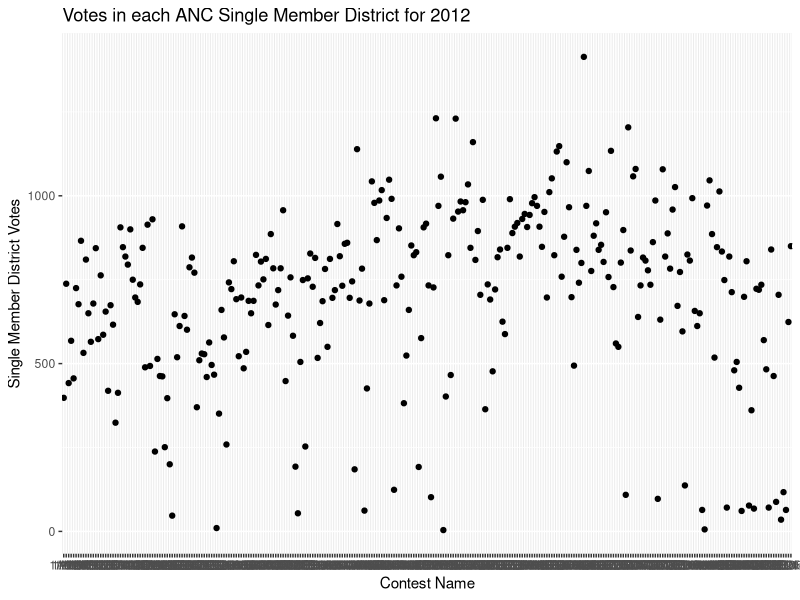
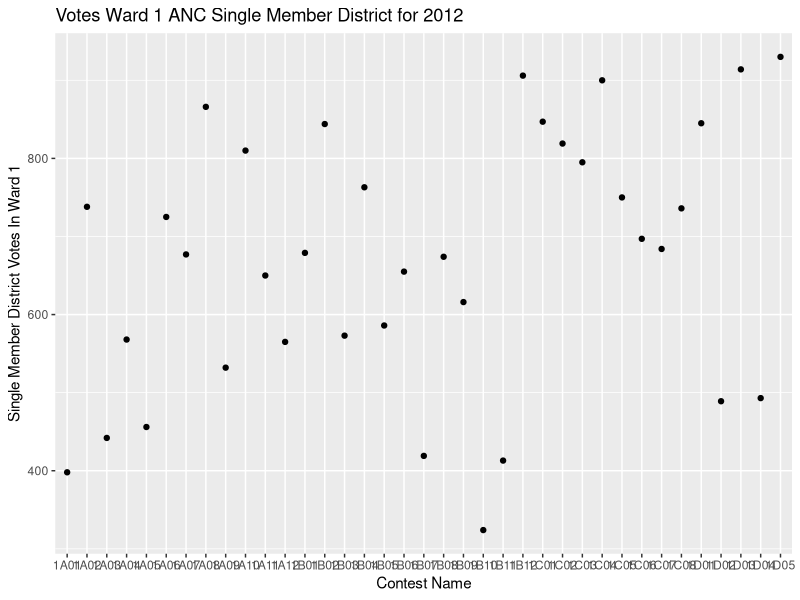
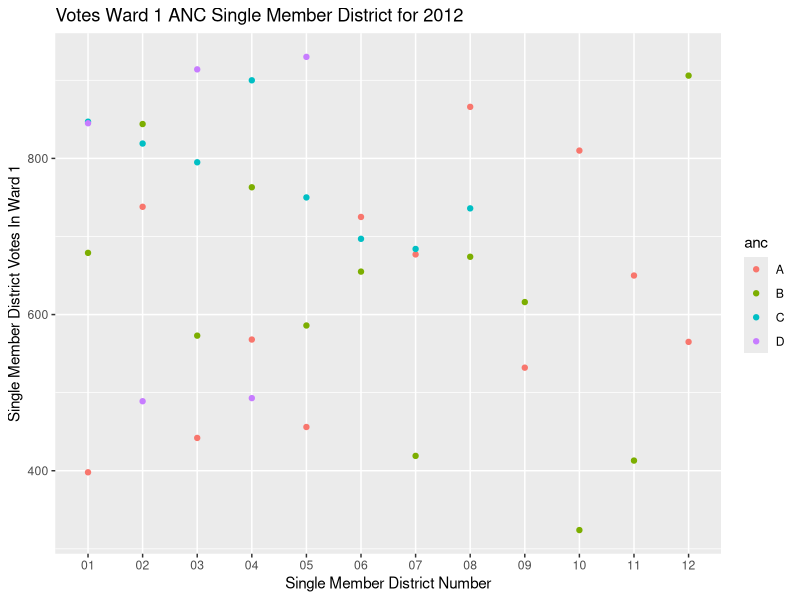
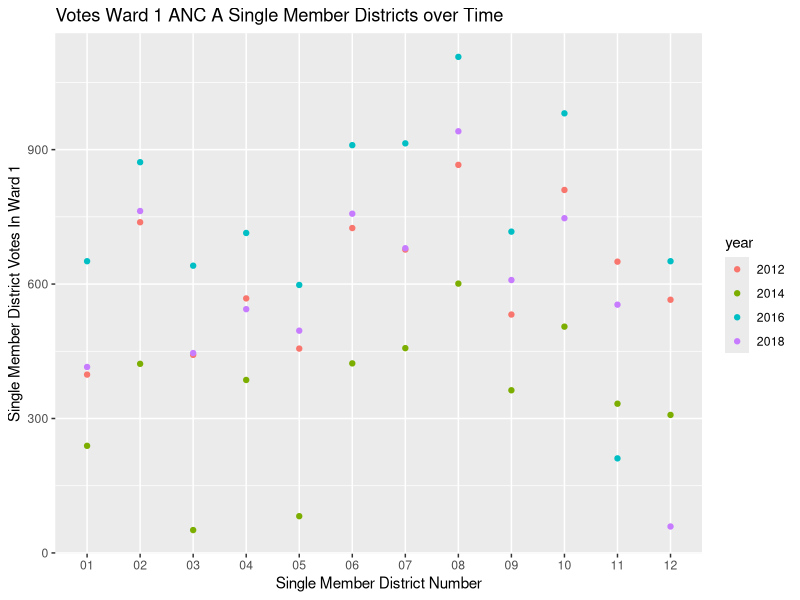
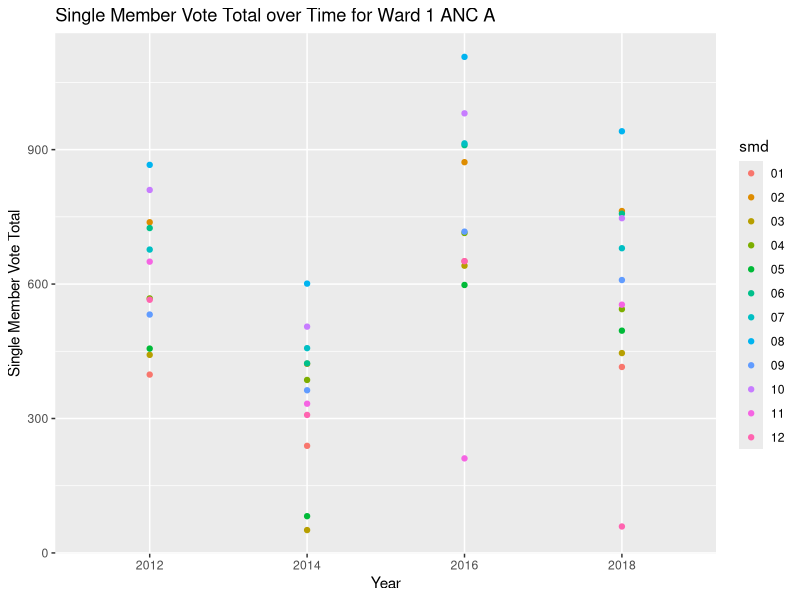
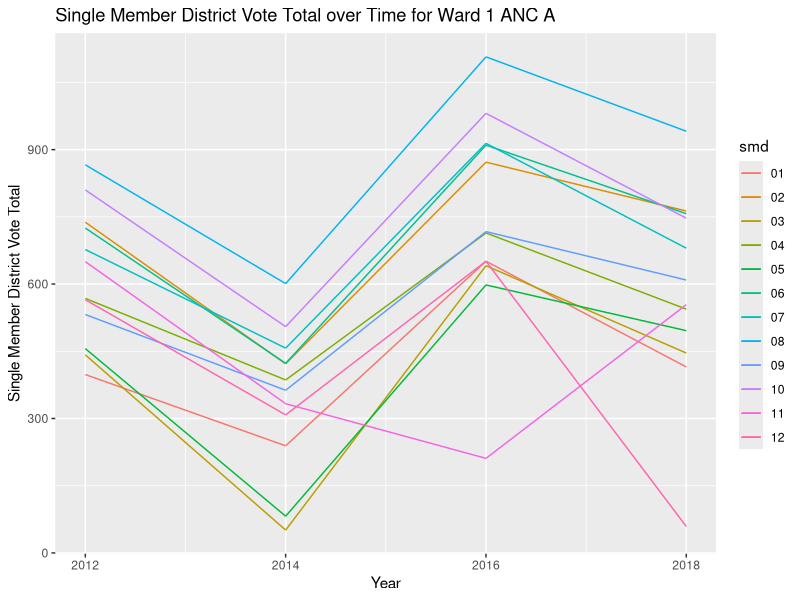

The R script that drew these images, in order:
## ---- chunk 1
knitr::opts_chunk$set(echo = TRUE)
## ---- chunk 2
require(tibble)
require(readr)
require(magrittr)
require(dplyr)


electionHistoryTable = read_csv('cleaned_data/election_history_R.csv')
electionHistoryTable %<>% mutate(ward = as.factor(ward),smd = as.factor(smd),year=as.factor(year),anc=as.factor(anc))

glimpse(electionHistoryTable)


## ---- chunk 3
require(ggplot2)

electionHistoryTable %>% filter(year == 2012) %>% ggplot(aes(x=contest_name,y=smd_anc_votes)) + geom_point() + xlab('Contest Name') + ylab('Single Member District Votes') + ggtitle('Votes in each ANC Single Member District for 2012')


## ---- chunk 4

electionHistoryTable %>% filter(year == 2012,ward == 1) %>%  ggplot(aes(x=contest_name,y=smd_anc_votes)) + geom_point() + xlab('Contest Name') + ylab('Single Member District Votes In Ward 1') + ggtitle('Votes Ward 1 ANC Single Member District for 2012')

## ---- chunk 5

electionHistoryTable %>% filter(year == 2012,ward == 1) %>%  ggplot(aes(x=smd,y=smd_anc_votes,color=anc)) + geom_point() + xlab('Single Member District Number') + ylab('Single Member District Votes In Ward 1') + ggtitle('Votes Ward 1 ANC Single Member District for 2012')

## ---- chunk 6

electionHistoryTable %>% filter(ward == 1,anc=="A") %>%  ggplot(aes(x=smd,y=smd_anc_votes,color=year)) + geom_point() + xlab('Single Member District Number') + ylab('Single Member District Votes In Ward 1') + ggtitle('Votes Ward 1 ANC A Single Member Districts over Time')

## ---- chunk 7
require(tidyr)

electionHistoryTable %>% filter(ward == 1,anc=="A") %>% ggplot(aes(x=year,y=smd_anc_votes,color=smd)) + geom_point() + labs(x="Year",y="Single Member Vote Total") + ggtitle("Single Member Vote Total over Time for Ward 1 ANC A") 

spreadDataForSegments = electionHistoryTable %>% filter(ward == 1,anc=="A") %>% select(year,smd_anc_votes,smd) %>% spread(year,smd_anc_votes)

#tidyANCAData = electionHistoryTable %>% filter(ward == 1,anc=="A")


ggplot(spreadDataForSegments) + 
  geom_segment(aes(x=2012,
                    xend=2014,
                    y=spreadDataForSegments$`2012`,
                    yend=spreadDataForSegments$'2014',
                    color=smd)) +
  geom_segment(aes(x=2014,
                    xend=2016,
                    y=spreadDataForSegments$'2014',
                    yend=spreadDataForSegments$'2016',
                    color=smd)) + 
  geom_segment(aes(x=2016,
                    xend=2018,
                    y=spreadDataForSegments$'2016',
                    yend=spreadDataForSegments$'2018',
                    color=smd)) +
  labs(x="Year", y="Single Member District Vote Total") +
  ggtitle('Single Member District Vote Total over Time for Ward 1 ANC A')


